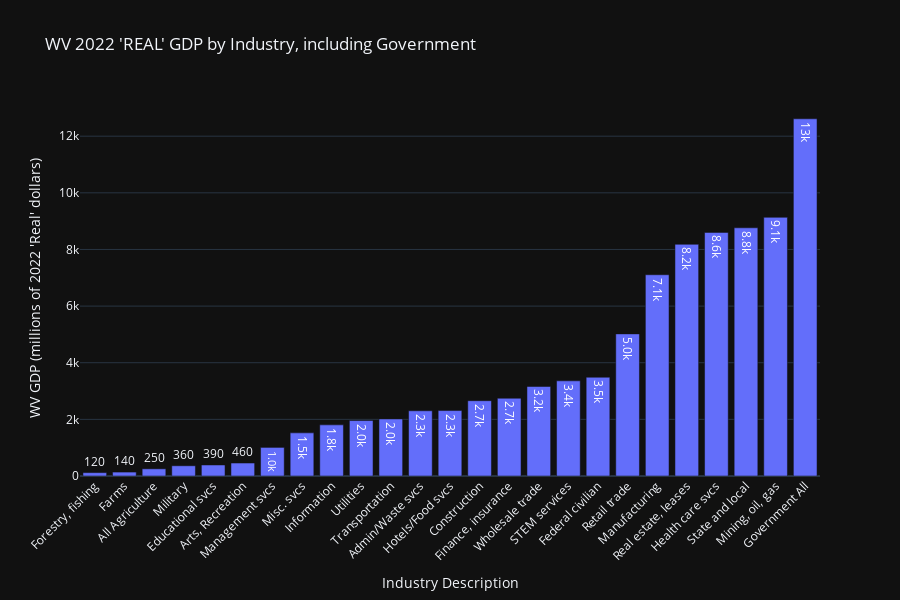

Notebook source saved alongside this figure:
### Markdown cell above
##  WV Real and Current Dollar GDP for 2022 by Industrial Sector

There are some immediate observations from the West Virginia GDP (Gross Domestic Product) graphs.


*  These charts are rank economic sectors by contribution to GDP.
*  Government, mining, health care service, real estate, manufacturing, and retail make the greatest contributions to West Virginia GDP.
*  However, of these, only mining and manufacturing contribute enough, or are profitable enough, to be subject to increased taxation. This is due to the fact they are *exporting* (out of state), and thus the tax on them is not a "zero sum gain" tax where the same sum of money is just being redirected.
*  Government, obviously, cannot be taxed.
*  Private health care services are subject to taxation, but they also benefit from substantial subsidies. Taxing private health care further makes little sense from a revenue standpoint.
*  Retail trade is already subject to significant tax, which, is typically paid by working class consumers, who, in West Virginia, cannot afford further taxation without feeling aggrieved.
*  Real estate is also already subject to significant taxation. It is worth noting that in real estate "surpluses" generally refer to *economic rents*, the excess income a property generates beyond the owner's costs and typical market returns. In GDP tables the reported high real estate surpluses may be due to ["imputed rent"](https://en.wikipedia.org/wiki/Imputed_rent). "Imputed rent" is a economic concept that "measures the benefit homeowners receive from living in their own property rent-free" .

Recent deals announced for massive data centers in parts of the state could change the size of the "Utilities" sector significantly.

In richer states investments in education, including strategic economic development around university centers, were major factors in growth, innovation, and attracting skilled and unskilled labor.  These centers can become engines of growth, but also require careful and committed planning and combined public and private investment.

Conclusions: There is a very narrow range of options available to West Virginia to lift up its people. For example, when looking at the raw numbers, consider that simply eliminating the wage difference between West Virginia teachers and teachers in bordering counties of Virginia, Maryland and Pennsylvania would cost half a billion dollars year in WV.

### Code cell
wbars.show_real_2022_gdp()

### Figure 1 — Plotly figure (JSON) as saved in the notebook; plotly's stock layout.template omitted (floating-point values rounded to 4 significant figures)
{"data": [{"hovertemplate": "Industry Description=%{x}<br>WV GDP (millions of 2022 'Real' dollars)=%{y}<extra></extra>", "legendgroup": "", "marker": {"color": "#636efa", "pattern": {"shape": ""}}, "name": "", "orientation": "v", "showlegend": false, "textposition": "auto", "texttemplate": "%{y:.2s}", "x": ["Forestry, fishing", "Farms", "All Agriculture", "Military", "Educational svcs", "Arts, Recreation", "Management svcs", "Misc. svcs", "Information", "Utilities", "Transportation", "Admin/Waste svcs", "Hotels/Food svcs", "Construction", "Finance, insurance", "Wholesale trade", "STEM services", "Federal civilian", "Retail trade", "Manufacturing", "Real estate, leases", "Health care svcs", "State and local", "Mining, oil, gas", "Government All"], "xaxis": "x", "y": [118.6, 138.8, 253.1, 361.3, 389.4, 457.9, 1010.0, 1523.0, 1806.0, 1959.0, 2016.0, 2303.0, 2311.0, 2660.0, 2747.0, 3162.0, 3360.0, 3488.0, 5018.0, 7107.0, 8182.0, 8602.0, 8765.0, 9135.0, 12610.0], "yaxis": "y", "type": "bar"}], "layout": {"xaxis": {"anchor": "y", "domain": [0.0, 1.0], "title": {"text": "Industry Description"}, "tickangle": -45}, "yaxis": {"anchor": "x", "domain": [0.0, 1.0], "title": {"text": "WV GDP (millions of 2022 'Real' dollars)"}}, "legend": {"tracegroupgap": 0}, "title": {"text": "WV 2022 'REAL' GDP by Industry, including Government"}, "barmode": "relative", "height": 600}}
